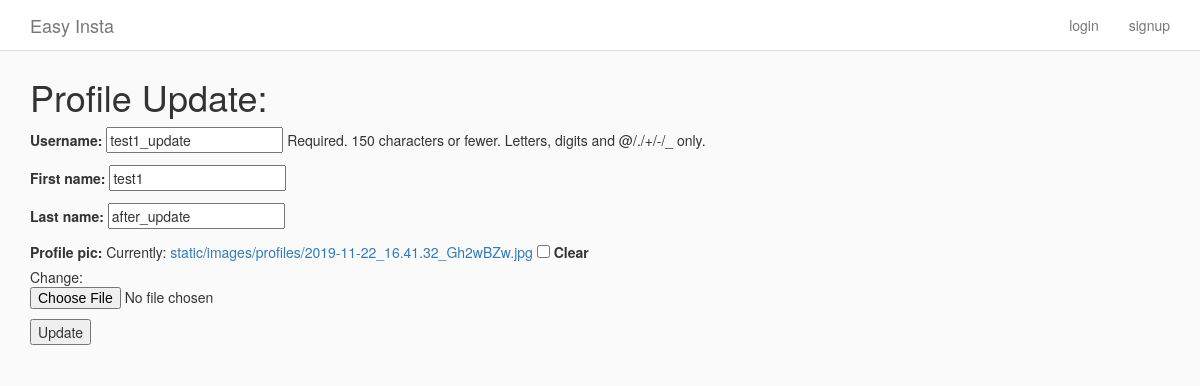
/user/update/2/, run on the app's committed database.
### Insta/models.py (models this page shows, shortened)
class InstaUser(AbstractUser):
    profile_pic = ProcessedImageField(
        upload_to = 'static/images/profiles',
        format = 'JPEG',
        options = {'quality' : 100},
        blank = True,
        null= True
    )

### Insta/views.py (the view)
# urls.py: path('user/update/<int:pk>/', ProfileUpdateView.as_view(), name='profile_update'),
class ProfileUpdateView(UpdateView):
    model = InstaUser
    template_name = 'profile_update.html'
    fields = ['username', 'first_name', 'last_name', 'profile_pic']

### templates/profile_update.html (shortened to what this page needs)
{% extends 'base.html' %}
{% block content %}
<h1>Profile Update:</h1>
<form action="" method="post" enctype="multipart/form-data">
    {{form.as_p}}
    <button type="submit"> Update</button>
</form>
{% endblock content %}

### static/css/style.css (style rules this page uses)
html { height: 100%; }
body { min-height: 100%; background-color: #fafafa; }

### data on the page
InstaUser: username "test1_update", first_name "test1", last_name "after_update"
